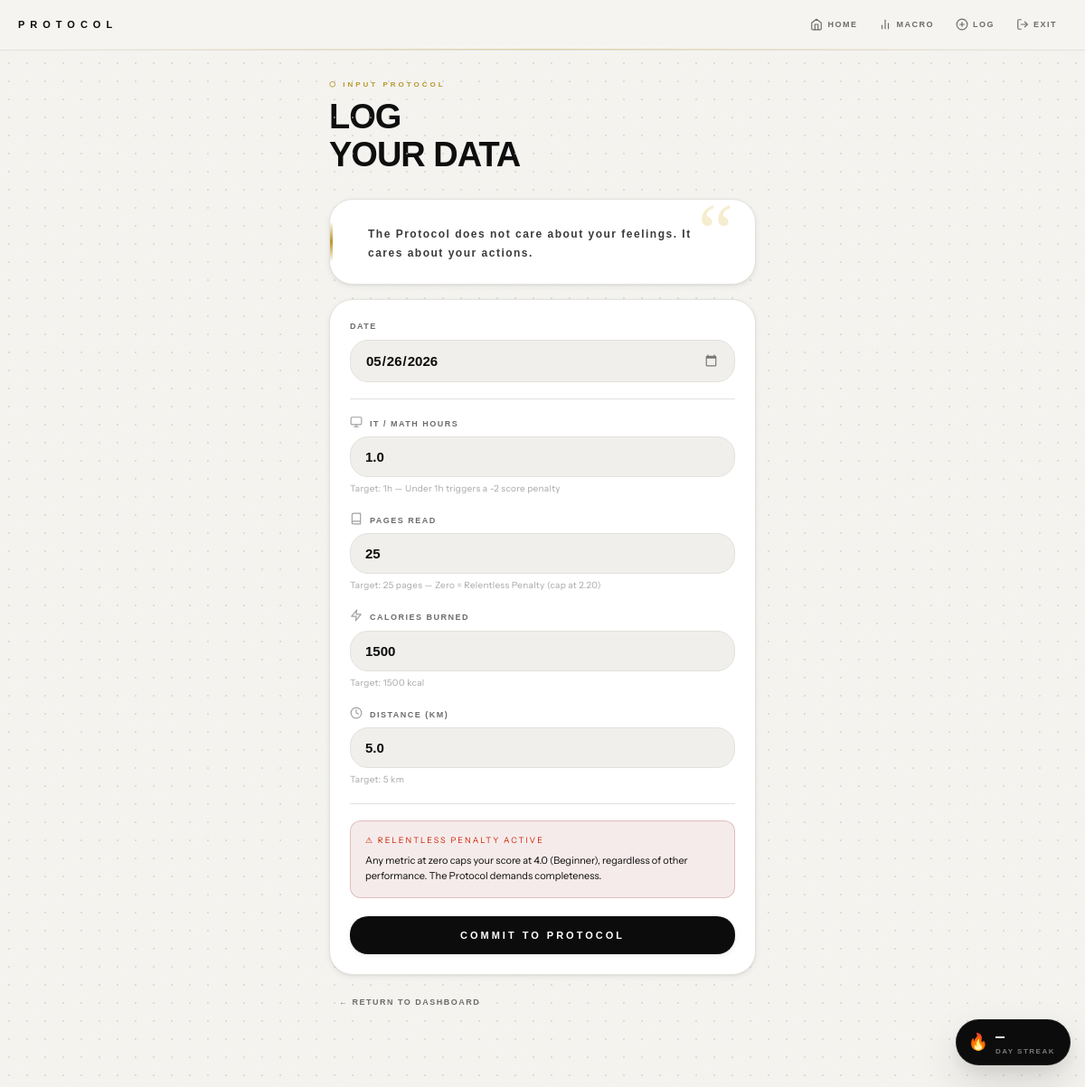
Page /report/add/2026-05-10 17:45:27.070531/ (signed in) on the committed database.
### protocol_app/models.py (models this page shows, shortened)
class MotivationQuote(models.Model):
    FONT_CHOICES = [
        ('serif',    'Serif / Calligraphy'),
        ('orbitron', 'Orbitron / Tech'),
        ('playfair', 'Playfair Display / Editorial'),
    ]
    text       = models.TextField()
    font_style = models.CharField(max_length=20, choices=FONT_CHOICES, default='playfair')
    is_active  = models.BooleanField(default=True)
    created_at = models.DateTimeField(auto_now_add=True)
    class Meta:
        ordering = ['-created_at']

class DailyReport(models.Model):
    user          = models.ForeignKey(User, on_delete=models.CASCADE, related_name='reports')
    date          = models.DateField(default=timezone.localdate)
    it_math_hours = models.FloatField(default=0.0, help_text="Target: 1 hour")
    pages_read    = models.IntegerField(default=0,  help_text="Target: 50 pages")
    calories      = models.IntegerField(default=0,  help_text="Target: 500 kcal")
    distance_km   = models.FloatField(default=0.0,  help_text="Target: 5 km")
    ai_comment    = models.TextField(blank=True, default='')
    created_at    = models.DateTimeField(auto_now_add=True)
    updated_at    = models.DateTimeField(auto_now=True)
    class Meta:
        unique_together = ('user', 'date')
        ordering = ['-date']
    IT_TARGET       = 1.0     # hours
    PAGES_TARGET    = 25      # pages
    KCAL_TARGET     = 1500     # calories
    KM_TARGET       = 5.0     # km
    IT_MAX_PTS      = 7.00
    BOOKS_MAX_PTS   = 5.25
    KCAL_MAX_PTS    = 5.25
    KM_MAX_PTS      = 5.25
    MAX_DAILY_SCORE = 22.75   # 7 + 5.25 + 5.25 + 5.25
    RANK_THRESHOLDS = [
        (0.00,  'Unranked',       'unranked'),
        (1.00,  'Novice I',       'novice_1'),
        (2.21,  'Novice II',      'novice_2'),
        (3.42,  'Novice III',     'novice_3'),
        (4.63,  'Novice IV',      'novice_4'),
        (5.84,  'Apprentice I',   'apprentice_1'),
        (7.04,  'Apprentice II',  'apprentice_2'),
        (8.25,  'Apprentice III', 'apprentice_3'),
        (9.46,  'Intermediate I', 'intermediate_1'),
        (10.67, 'Intermediate II','intermediate_2'),
        (11.88, 'Intermediate III','intermediate_3'),
        (13.08, 'Advanced I',     'advanced_1'),
        (14.29, 'Advanced II',    'advanced_2'),
        (15.50, 'Advanced III',   'advanced_3'),
        (16.71, 'Expert',         'expert'),
        (17.92, 'Expert Pro',     'expert_pro'),
        (19.13, 'Master',         'master'),
        (20.33, 'Grandmaster',    'grandmaster'),
        (21.54, 'Apex',           'apex'),
        (22.75, 'Protocolmaxxer', 'protocolmaxxer'),
    ]
    @property
    def rank_slug(self):
        """
        Slug used to find the rank image.
        Image path: /static/protocol_app/ranks/<slug>.png
        Drop your PNG files into that folder with these exact names.
        """
        return self.rank_data[2]

### protocol_app/views.py (the view, shortened to what this page needs)
# urls.py: path('report/add/',          views.AddReportView.as_view(),    name='add_report'),
class AddReportView(LoginRequiredMixin, View):
    template_name = 'protocol_app/add_report.html'
    def get_initial_date(self):
        date_str = self.kwargs.get('date')
        if date_str:
            try:
                return datetime.date.fromisoformat(date_str)
            except ValueError:
                pass
        return timezone.localdate()
    def get(self, request, *args, **kwargs):
        from django.shortcuts import render
        target_date = self.get_initial_date()
        try:
            existing = DailyReport.objects.get(user=request.user, date=target_date)
            form = DailyReportForm(instance=existing)
        except DailyReport.DoesNotExist:
            form = DailyReportForm(initial={'date': target_date})
        return render(request, self.template_name, {
            'form':        form,
            'target_date': target_date,
        })

### core/context_processors/protocol_context.py (called while the page is built)
def protocol_quote(request):
    try:
        from protocol_app.models import MotivationQuote
        quotes = list(MotivationQuote.objects.filter(is_active=True))
        quote = random.choice(quotes) if quotes else None
    except Exception:
        quote = None
    return {'global_quote': quote}

### protocol_app/templates/protocol_app/add_report.html (shortened to what this page needs)
{% extends 'protocol_app/base.html' %}
{% block content %}
<div class="add-report-wrap">
  <div class="page-header">
    <div class="page-eyebrow">⬡ INPUT PROTOCOL</div>
    <h1 class="page-title">
      LOG<br>YOUR DATA
    </h1>
  </div>
  {% if global_quote %}
  <div class="quote-card mb-16">
    <p class="quote-text {{ global_quote.font_style }}">{{ global_quote.text }}</p>
  </div>
  {% endif %}
  <div class="protocol-card">
    <form method="post" novalidate onsubmit="showProcessing()">
      <div class="form-group">
        <label class="form-label">Date</label>
        {{ form.date }}
      </div>
      <div class="divider"></div>
      <div class="form-group">
        <label class="form-label">
          IT / MATH HOURS
        </label>
        {{ form.it_math_hours }}
        <div class="input-hint">Target: 1h — Under 1h triggers a -2 score penalty</div>
      </div>
      <div class="form-group">
        <label class="form-label">
          PAGES READ
        </label>
        {{ form.pages_read }}
        <div class="input-hint">Target: 25 pages — Zero = Relentless Penalty (cap at 2.20)</div>
      </div>
      <div class="form-group">
        <label class="form-label">
          <svg width="14" height="14" viewBox="0 0 24 24" fill="none" stroke="#A0A0A0" stroke-width="2" stroke-linecap="round" stroke-linejoin="round" style="margin-right:8px; vertical-align:text-bottom;">
            <path d="M13 2L3 14h9l-1 8 10-12h-9l1-8z"></path>
          </svg>CALORIES BURNED
        </label>
        {{ form.calories }}
        <div class="input-hint">Target: 1500 kcal</div>
      </div>
      <div class="form-group">
        <label class="form-label">
          <svg width="14" height="14" viewBox="0 0 24 24" fill="none" stroke="#A0A0A0" stroke-width="2" stroke-linecap="round" stroke-linejoin="round" style="margin-right:8px; vertical-align:text-bottom;">
            <circle cx="12" cy="12" r="10"></circle><polyline points="12 6 12 12 16 14"></polyline>
          </svg>DISTANCE (KM)
        </label>
        {{ form.distance_km }}
        <div class="input-hint">Target: 5 km</div>
      </div>
      <div class="divider"></div>
      <div style="background: rgba(139,0,0,0.08); border: 1px solid rgba(139,0,0,0.2); border-radius: 12px; padding: 14px 16px; margin-bottom: 20px;">
        <p style="font-family: var(--font-head); font-size: 9px; letter-spacing: 2px; color: #cc2200; margin-bottom: 6px;">
          ⚠ RELENTLESS PENALTY ACTIVE
        </p>
        <p style="font-size: 11px; color: var(--text-secondary); line-height: 1.6;">
          Any metric at zero caps your score at 4.0 (Beginner), regardless of other performance.
          The Protocol demands completeness.
        </p>
      </div>
      <button type="submit" class="protocol-submit-btn">
        COMMIT TO PROTOCOL
      </button>
    </form>
  </div>
  <div style="text-align:center; margin-top:16px;">
    <a href="{% url 'dashboard' %}" class="nav-link">← RETURN TO DASHBOARD</a>
  </div>
</div>
{% endblock %}

### rows in the picture
MotivationQuote: text "The Protocol does not care about your feelings. It cares about your actions."
DailyReport: date "05/26/2026", it_math_hours "1.0", pages_read "25", calories "1500", distance_km "5.0"
